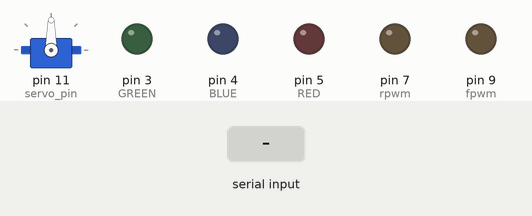
A sketch run on a simulated Arduino Uno, built with avr-gcc and run on an emulated ATmega328P. Parts: servo, output pins drawn as LEDs (lit = HIGH). The inputs (shaded band) are chosen by the test bench.

Above: at 1.2 s.
1.3 s: "90,45." received over Serial
At 1.7 s:
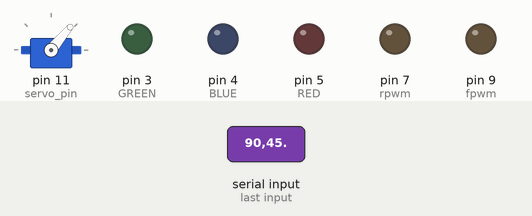
2.8 s: "0." received over Serial
Timing chart, 0 to 5.8 s (numbered marks = the images above; inputs shaded):
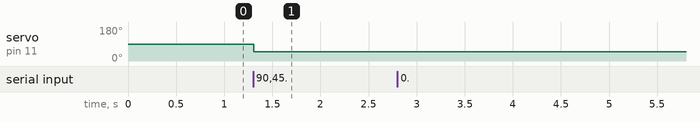

The sketch:

actuator.ino
```cpp
#include <Servo.h>

//Forward  direction pwm pin
const int fpwm = 9;
//Reverse direction pwm pin
const int rpwm = 7;
//Steering servo pwm pin
const int servo_pin = 11;
//Input serial message bytes length
const int msg_length_bytes = 32; //msg = X;XXX;XXX;
//Minimal steering angle allowed in degrees
const int min_angle = 50;
//Maximal steering angle allowed in degrees
const int max_angle = 130;

const int RED = 5;
const int BLUE = 4;
const int GREEN = 3;

int dir, steering, throttle;
char data[msg_length_bytes];

Servo Steer;

void setup() {
  Serial.begin(9600);
  Steer.attach(servo_pin);
  pinMode(fpwm, OUTPUT);
  pinMode(rpwm, OUTPUT);

}

void loop() {

  analogWrite(RED, 0);
  analogWrite(GREEN, 0);
  analogWrite(BLUE, 0);

  if(Serial.available() > 0){

    analogWrite(RED, 255);
    analogWrite(GREEN, 255);
    analogWrite(BLUE, 255);

    Serial.readBytesUntil('.', data, msg_length_bytes);
    sscanf(data, "%01d;%03d;%03d;", &dir, &throttle, &steering);

    //Check if new angle in bounds
    if (steering < min_angle) steering = min_angle;
    if (steering > max_angle) steering = max_angle;

    Steer.write(steering);

    if (throttle > 255) throttle = 255;

    if (dir == 0) {
      analogWrite(RED, 255);
      analogWrite(GREEN, 0);
      analogWrite(BLUE, 0);
      analogWrite(fpwm, throttle);
      digitalWrite(rpwm, 0);
    }
    else {
      analogWrite(RED, 0);
      analogWrite(GREEN, 0);
      analogWrite(BLUE, 255);
      digitalWrite(fpwm, 0);
      analogWrite(rpwm, throttle);
    }

  }
}
```

Measured:
- after the input at 1.3 s, servo on pin 11 (servo_pin): 90° → 50° at once
